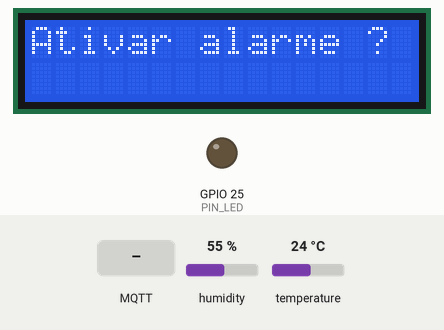
Simulated run of this sketch. Board: ESP32. Parts: 16×2 character LCD, output pins drawn as LEDs (lit = HIGH). The inputs (shaded band) are chosen by the test bench; at power-on: humidity 55 %, temperature 24 °C. WiFi joins after 1.5 s; servers stay silent unless stated; no MQTT or app messages arrive unless stated; what the sketch prints to the serial monitor is not drawn.

Above: at 2.7 s.
2.8 s: MQTT message "1" arrives on the first subscribed topic
At 4.1 s:
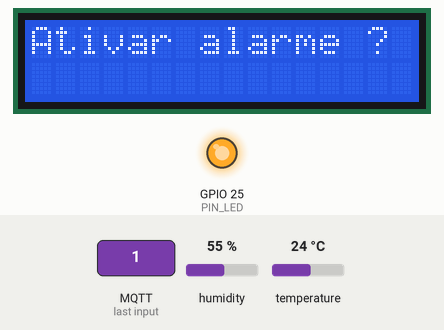
5.1 s: MQTT message "0" arrives on the first subscribed topic
At 6.6 s:
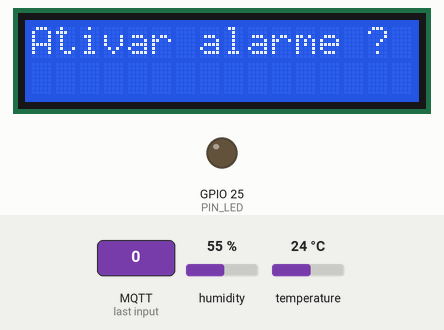
Timing chart, 0 to 8.1 s (numbered marks = the images above; inputs shaded):
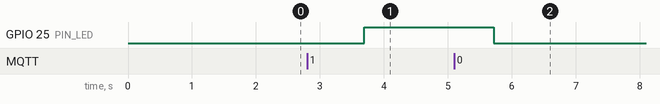

The sketch:

codigo.ino
```cpp
#include "WiFi.h"
#include <Adafruit_Sensor.h>
#include <DHT.h>
#include <Wire.h>
#include <LiquidCrystal_I2C.h>
#include <PubSubClient.h>

/* Definições do LED */
#define PIN_LED     25

/* Definicoes do sensor DHT */
#define DHTPIN 27     //GPIO que está ligado o pino de dados do sensor

#define DHTTYPE DHT11  //sensor em utilização: DHT11
//#define DHTTYPE DHT22
//#define DHTTYPE DHT21

/* Defines do MQTT */
#define TOPICO_SUBSCRIBE_LED         "topico_liga_desliga"
#define TOPICO_PUBLISH_TEMPERATURA   "topico_sensor_temperatura"
#define TOPICO_PUBLISH_DISTANCIA     "topico_sensor_distancia"
#define TOPICO_PUBLISH_UMIDADE       "topico_sensor_umidade"

#define ID_MQTT  "mqttdash"     //id mqtt (para identificação de sessão)
//IMPORTANTE: este deve ser único no broker

/* Variaveis, constantes e objetos globais */
DHT dht(DHTPIN, DHTTYPE);

// set the LCD number of columns and rows

LiquidCrystal_I2C lcd(0x27, 16, 2);

const char* SSID = "*****"; // SSID / nome da rede WI-FI que deseja se conectar
const char* PASSWORD = "*******"; // Senha da rede WI-FI que deseja se conectar

const char* BROKER_MQTT = "mqtt.eclipseprojects.io"; //URL do broker MQTT que se deseja utilizar
int BROKER_PORT = 1883; // Porta do Broker MQTT
boolean alarme = false;
boolean ativar = false;
const int pinoSensor = 8; //PINO DIGITAL UTILIZADO PELO SENSOR
const int pinoBuzzer = A0; //PINO DIGITAL PELO SENSOR,
const int pinoRele = A1; //PINO DIGITAL PELO SENSOR,
//Variáveis e objetos globais
WiFiClient espClient; // Cria o objeto espClient
PubSubClient MQTT(espClient); // Instancia o Cliente MQTT passando o objeto espClient

// set LCD address, number of columns and rows

// if you don't know your display address, run an I2C scanner sketch


/* Prototypes */
float faz_leitura_temperatura(void);
float faz_leitura_umidade(void);
void initWiFi(void);
void initMQTT(void);
void mqtt_callback(char* topic, byte* payload, unsigned int length);
void reconnectMQTT(void);
void reconnectWiFi(void);
void VerificaConexoesWiFIEMQTT(void);

/*
   Implementações
*/

/* Função: faz a leitura de temperatura (sensor DHT22)
   Parametros: nenhum
   Retorno: temperatura (graus Celsius)
*/
float faz_leitura_temperatura(void)
{
  float t = dht.readTemperature();
  float result;

  if (! (isnan(t)) )
    result = t;
  else
    result = -99.99;

  return result;
}

/* Função: faz a leitura de umidade relativa do ar (sensor DHT22)
   Parametros: nenhum
   Retorno: umidade (0 - 100%)
*/

float faz_leitura_umidade(void)
{
  float h = dht.readHumidity();
  float result;

  if (! (isnan(h)) )
    result = h;
  else
    result = -99.99;

  return result;
}

/* Função: inicializa e conecta-se na rede WI-FI desejada
   Parâmetros: nenhum
   Retorno: nenhum
*/
void initWiFi(void)
{
  delay(10);
  Serial.println("------Conexao WI-FI------");
  Serial.print("Conectando-se na rede: ");
  Serial.println(SSID);
  Serial.println("Aguarde");

  reconnectWiFi();
}

/* Função: inicializa parâmetros de conexão MQTT(endereço do
           broker, porta e seta função de callback)
   Parâmetros: nenhum
   Retorno: nenhum
*/

void initMQTT(void)
{
  MQTT.setServer(BROKER_MQTT, BROKER_PORT);   //informa qual broker e porta deve ser conectado
  MQTT.setCallback(mqtt_callback);            //atribui função de callback (função chamada quando qualquer informação de um dos tópicos subescritos chega)
}

void mqtt_callback(char* topic, byte* payload, unsigned int length)
{
  String msg;

  /* obtem a string do payload recebido */
  for (int i = 0; i < length; i++)
  {
    char c = (char)payload[i];
    msg += c;
  }

  Serial.print("Chegou a seguinte string via MQTT: ");
  Serial.println(msg);

  /* toma ação dependendo da string recebida */
  if (msg.equals("1"))
  {
    digitalWrite(PIN_LED, HIGH);
    Serial.print("LED aceso comando MQTT");
  }

  if (msg.equals("0"))
  {
    digitalWrite(PIN_LED, LOW);
    Serial.print("LED apagado comando MQTT");
  }
}

/* Função: reconecta-se ao broker MQTT
   Parâmetros: nenhum
   Retorno: nenhum
*/
void reconnectMQTT(void)
{
  while (!MQTT.connected())
  {
    Serial.print("* Tentando se conectar ao Broker MQTT: ");
    Serial.println(BROKER_MQTT);
    if (MQTT.connect(ID_MQTT))
    {
      Serial.println("Conectado com sucesso ao broker MQTT!");
      MQTT.subscribe(TOPICO_SUBSCRIBE_LED);
    }
    else
    {
      Serial.println("Falha ao reconectar no broker.");
      Serial.println("Havera nova tentatica de conexao em 2s");
      delay(2000);
    }
  }
}

/* Função: verifica o estado das conexões WiFI e ao broker MQTT.*/
void VerificaConexoesWiFIEMQTT(void)
{
  if (!MQTT.connected())
    reconnectMQTT(); //se não há conexão com o Broker, a conexão é refeita

  reconnectWiFi(); //se não há conexão com o WiFI, a conexão é refeita
}

/* Função: reconecta-se ao WiFi
   Parâmetros: nenhum
   Retorno: nenhum
*/
void reconnectWiFi(void)
{
  //se já está conectado a rede WI-FI, nada é feito.
  //Caso contrário, são efetuadas tentativas de conexão
  if (WiFi.status() == WL_CONNECTED)
    return;

  WiFi.begin(SSID, PASSWORD); // Conecta na rede WI-FI

  while (WiFi.status() != WL_CONNECTED)
  {
    delay(100);
    Serial.print(".");
  }

  Serial.println();
  Serial.print("Conectado com sucesso na rede ");
  Serial.print(SSID);
  Serial.println("IP obtido: ");
  Serial.println(WiFi.localIP());
}

/* Função de setup */
void setup()
{
  Serial.begin(115200);

  /* Configuração do pino ligado ao LED como output
     e inicialização do mesmo em LOW */
  pinMode(PIN_LED, OUTPUT);
  digitalWrite(PIN_LED, LOW);

  lcd.begin();
  lcd.backlight();
  lcd.setCursor(0, 0);
  lcd.print("Ativar alarme ?");

  /* Inicializacao do sensor de temperatura */
  dht.begin();

  /* Inicializa a conexao wi-fi */
  initWiFi();

  /* Inicializa a conexao ao broker MQTT */
  initMQTT();
}

void estadoInicial(boolean ativar)
{
  lcd.clear();
  if (ativar == true) {
    lcd.print("Alarme Ativado");
  } else {
    lcd.print("Alarme Desativado");
  }
  analogWrite(pinoRele, 255);
  noTone(pinoBuzzer);
}

void estadoAlerta(boolean alarme) {
  if (alarme == true) {
    Serial.println("objeto dectado");
    lcd.clear();
    lcd.print("Alarme Acionado");
    delay(5000);
    analogWrite(pinoRele, 0);
    tone(pinoBuzzer, 250);
  }
}

/* Loop principal */
void loop()
{
  char temperatura_str[10] = {0};
  char umidade_str[10]     = {0};

  /* garante funcionamento das conexões WiFi e ao broker MQTT */
  VerificaConexoesWiFIEMQTT();

  /* Compoe as strings a serem enviadas pro dashboard (campos texto) */
  sprintf(temperatura_str, "%.2fC", faz_leitura_temperatura());
  sprintf(umidade_str, "%.2f", faz_leitura_umidade());

  /*  Envia as strings ao dashboard MQTT */
  MQTT.publish(TOPICO_PUBLISH_TEMPERATURA, temperatura_str);
  MQTT.publish(TOPICO_PUBLISH_UMIDADE, umidade_str);

  /* keep-alive da comunicação com broker MQTT */
  MQTT.loop();

  /* Refaz o ciclo após 2 segundos */
  delay(2000);
}
```

Measured:
- after the input at 2.8 s, GPIO 25 (PIN_LED): LOW → HIGH after 0.90 s
- after the input at 5.1 s, GPIO 25 (PIN_LED): HIGH → LOW after 0.62 s
